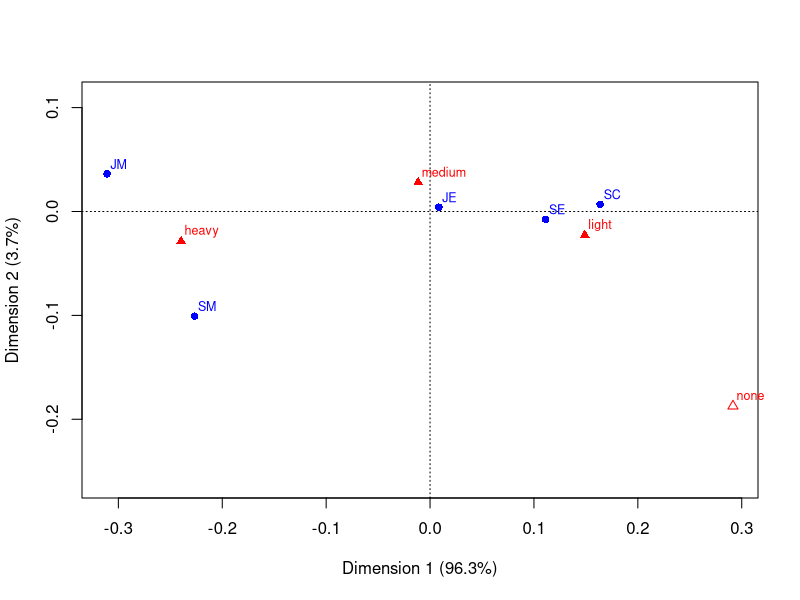
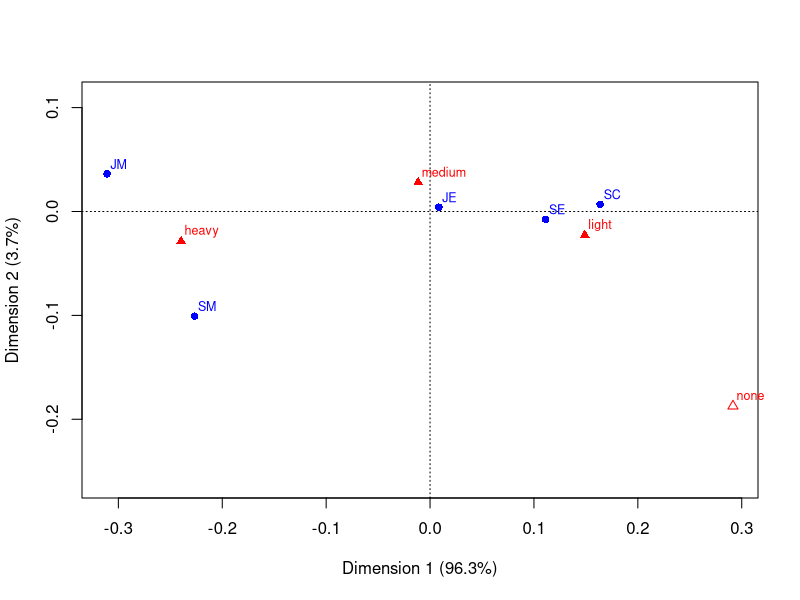
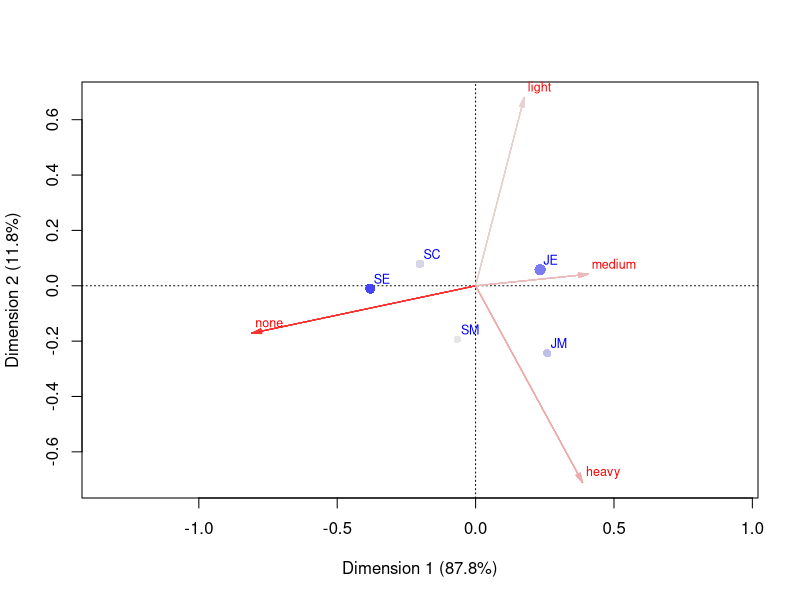

Source code (R) for these figures, in order:
## ---- chunk 1

library(ca)
data("smoke")
ca(smoke)
plot(ca(smoke, supcol = 1))
plot.ca(ca(smoke, supcol = 1))
plot(ca(smoke), mass = TRUE, contrib = "absolute",
map = "rowgreen", arrows = c(FALSE, TRUE))
